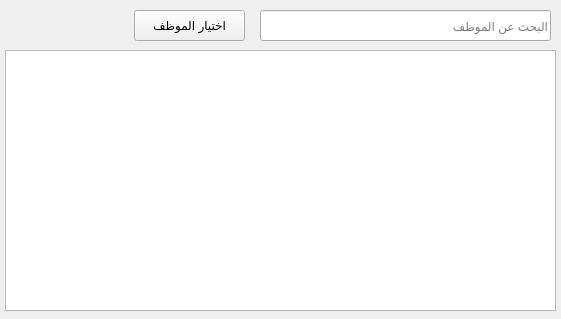
<?xml version="1.0" encoding="UTF-8"?>
<ui version="4.0">
 <class>selectEmployees</class>
 <widget class="QWidget" name="selectEmployees">
  <property name="geometry">
   <rect>
    <x>0</x>
    <y>0</y>
    <width>561</width>
    <height>319</height>
   </rect>
  </property>
  <property name="windowTitle">
   <string>اختيار موظف</string>
  </property>
  <property name="layoutDirection">
   <enum>Qt::RightToLeft</enum>
  </property>
  <property name="locale">
   <locale language="Arabic" country="Jordan"/>
  </property>
  <widget class="QTableWidget" name="tableWidget">
   <property name="geometry">
    <rect>
     <x>5</x>
     <y>50</y>
     <width>551</width>
     <height>261</height>
    </rect>
   </property>
  </widget>
  <widget class="QLineEdit" name="lineEdit">
   <property name="geometry">
    <rect>
     <x>260</x>
     <y>10</y>
     <width>291</width>
     <height>31</height>
    </rect>
   </property>
   <property name="placeholderText">
    <string>البحث عن الموظف</string>
   </property>
  </widget>
  <widget class="QPushButton" name="pushButton">
   <property name="geometry">
    <rect>
     <x>134</x>
     <y>10</y>
     <width>111</width>
     <height>31</height>
    </rect>
   </property>
   <property name="text">
    <string>اختيار الموظف</string>
   </property>
  </widget>
 </widget>
 <resources/>
 <connections/>
</ui>
